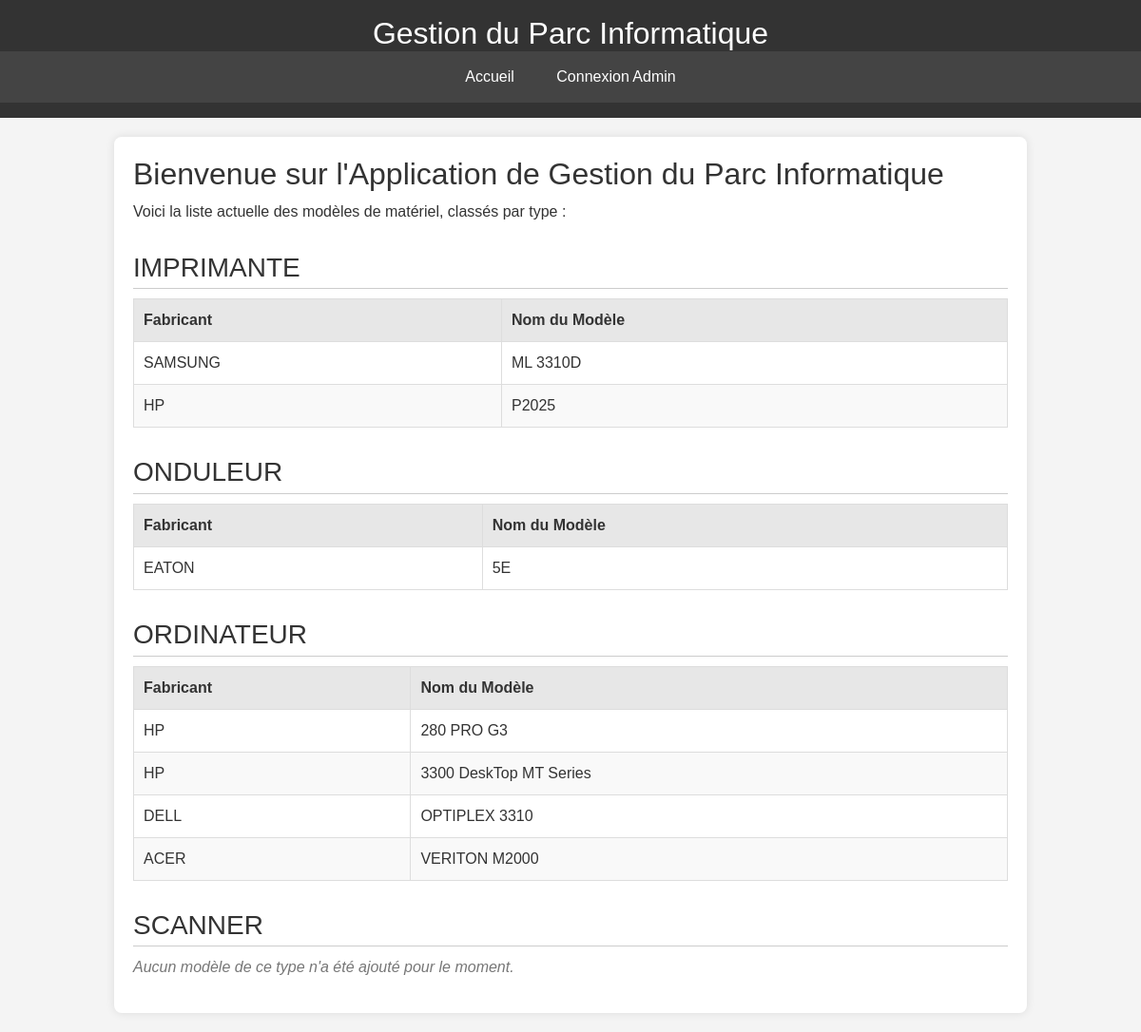
Before: / with the older database file.
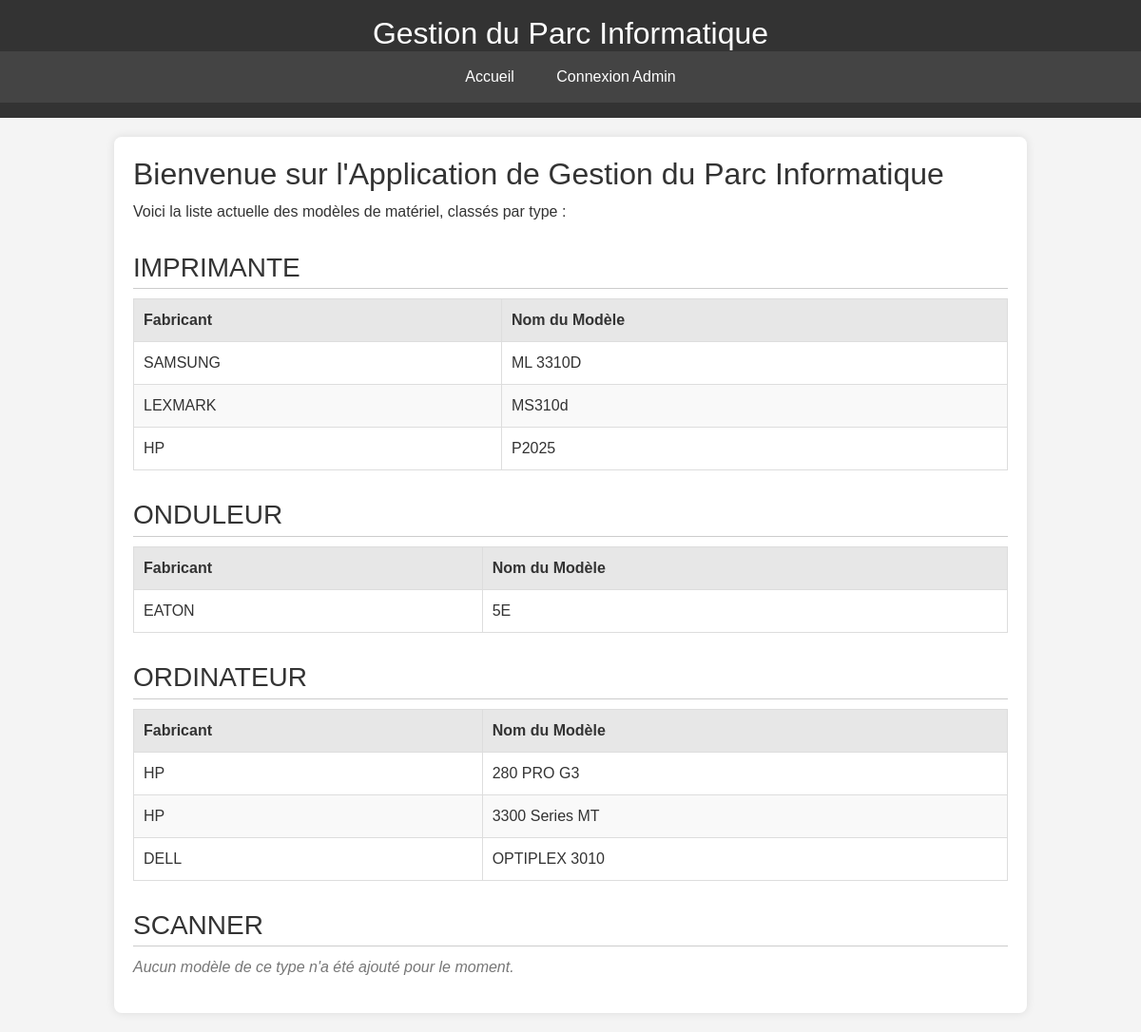
After: the same page with the newer database file.
### Gestion Materials/models.py (models this page shows, shortened)
class Type(db.Model):
    __tablename__ = 'type'
    id = db.Column(db.Integer, primary_key=True)
    nom = db.Column(db.String(80), unique=True, nullable=False)
    modeles = db.relationship('Modele', backref='type', lazy=True)

class Modele(db.Model):
    __tablename__ = 'modeles'
    id = db.Column(db.Integer, primary_key=True)
    nom = db.Column(db.String(120), nullable=False)
    fabricant_id = db.Column(db.Integer, db.ForeignKey('fabricant.id'), nullable=False)
    type_id = db.Column(db.Integer, db.ForeignKey('type.id'), nullable=False)

class Fabricant(db.Model):
    __tablename__ = 'fabricant'
    id = db.Column(db.Integer, primary_key=True)
    nom = db.Column(db.String(80), unique=True, nullable=False)
    modeles = db.relationship('Modele', backref='fabricant', lazy=True)

### Gestion Materials/app.py (the view)
@app.route('/')
def index():
    all_types = Type.query.order_by(Type.nom).all()
    all_models = Modele.query.options(db.joinedload(Modele.type), db.joinedload(Modele.fabricant)).order_by(Modele.type_id, Modele.nom).all()
    models_by_type = defaultdict(list)
    for model in all_models:
        models_by_type[model.type].append(model)
    grouped_data = []
    for type_obj in all_types:
        grouped_data.append({
            'type': type_obj,
            'models': models_by_type.get(type_obj, []) # Utiliser get pour gérer les types sans modèles
        })
    return render_template('index.html', grouped_data=grouped_data)

### Gestion Materials/templates/index.html (shortened to what this page needs)
{% extends "base.html" %}
{% block content %}
    <h2>Bienvenue sur l'Application de Gestion du Parc Informatique</h2>
    <p>Voici la liste actuelle des modèles de matériel, classés par type :</p>
    {% if grouped_data %}
        {% for item in grouped_data %}
            <h3>{{ item.type.nom }}</h3>
            {% if item.models %}
                <table>
                    <thead>
                        <tr>
                            <th>Fabricant</th>
                            <th>Nom du Modèle</th>
                        </tr>
                    </thead>
                    <tbody>
                        {% for model in item.models %}
                        <tr>
                            <td>{{ model.fabricant.nom }}</td>
                            <td>{{ model.nom }}</td>
                        </tr>
                        {% endfor %}
                    </tbody>
                </table>
            {% else %}
                <p class="no-models-for-type">Aucun modèle de ce type n'a été ajouté pour le moment.</p>
            {% endif %}
        {% endfor %}
    {% else %}
        <p class="no-models-overall">Aucun type ou modèle n'a été ajouté pour le moment.</p>
    {% endif %}
{% endblock %}

Changed rows visible on the page:
removed Modele: fabricant.nom "ACER", nom "VERITON M2000", shown under "ORDINATEUR"
added Modele: fabricant.nom "LEXMARK", nom "MS310d", shown under "IMPRIMANTE"
changed Modele: nom "3300 DeskTop MT Series" → "3300 Series MT"
changed Modele "DELL": nom "OPTIPLEX 3310" → "OPTIPLEX 3010"
